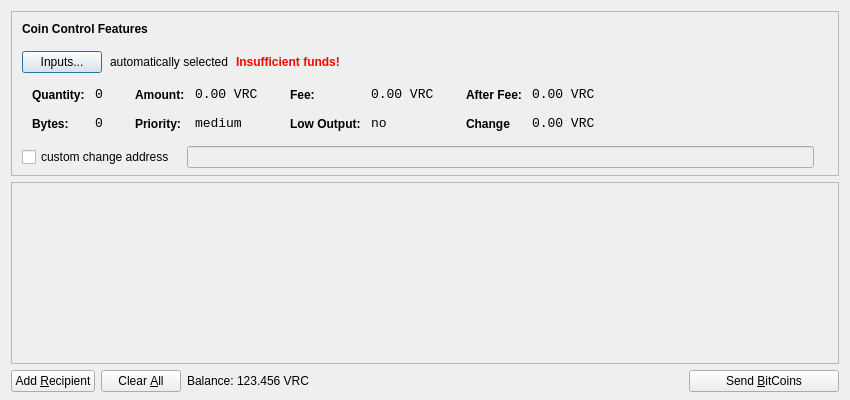
<?xml version="1.0" encoding="UTF-8"?>
<ui version="4.0">
 <class>SendBitCoinsDialog</class>
 <widget class="QDialog" name="SendBitCoinsDialog">
  <property name="geometry">
   <rect>
    <x>0</x>
    <y>0</y>
    <width>850</width>
    <height>400</height>
   </rect>
  </property>
  <property name="windowTitle">
   <string>Send Coins</string>
  </property>
  <layout class="QVBoxLayout" name="verticalLayout" stretch="0,1,0">
   <property name="bottomMargin">
    <number>8</number>
   </property>
   <item>
    <widget class="QFrame" name="frameCoinControl">
     <property name="sizePolicy">
      <sizepolicy hsizetype="Expanding" vsizetype="Expanding">
       <horstretch>0</horstretch>
       <verstretch>0</verstretch>
      </sizepolicy>
     </property>
     <property name="maximumSize">
      <size>
       <width>16777215</width>
       <height>16777215</height>
      </size>
     </property>
     <property name="frameShape">
      <enum>QFrame::StyledPanel</enum>
     </property>
     <property name="frameShadow">
      <enum>QFrame::Sunken</enum>
     </property>
     <layout class="QVBoxLayout" name="verticalLayoutCoinControl2">
      <property name="spacing">
       <number>6</number>
      </property>
      <property name="leftMargin">
       <number>0</number>
      </property>
      <property name="topMargin">
       <number>0</number>
      </property>
      <property name="rightMargin">
       <number>0</number>
      </property>
      <property name="bottomMargin">
       <number>6</number>
      </property>
      <item>
       <layout class="QVBoxLayout" name="verticalLayoutCoinControl" stretch="0,0,0,0,1">
        <property name="spacing">
         <number>0</number>
        </property>
        <property name="leftMargin">
         <number>10</number>
        </property>
        <property name="topMargin">
         <number>10</number>
        </property>
        <item>
         <layout class="QHBoxLayout" name="horizontalLayoutCoinControl1">
          <property name="bottomMargin">
           <number>15</number>
          </property>
          <item>
           <widget class="QLabel" name="labelCoinControlFeatures">
            <property name="sizePolicy">
             <sizepolicy hsizetype="Preferred" vsizetype="Maximum">
              <horstretch>0</horstretch>
              <verstretch>0</verstretch>
             </sizepolicy>
            </property>
            <property name="font">
             <font>
              <weight>75</weight>
              <bold>true</bold>
             </font>
            </property>
            <property name="styleSheet">
             <string notr="true">font-weight:bold;</string>
            </property>
            <property name="text">
             <string>Coin Control Features</string>
            </property>
           </widget>
          </item>
         </layout>
        </item>
        <item>
         <layout class="QHBoxLayout" name="horizontalLayoutCoinControl2" stretch="0,0,0,0">
          <property name="spacing">
           <number>8</number>
          </property>
          <property name="bottomMargin">
           <number>10</number>
          </property>
          <item>
           <widget class="QPushButton" name="pushButtonCoinControl">
            <property name="styleSheet">
             <string notr="true"/>
            </property>
            <property name="text">
             <string>Inputs...</string>
            </property>
           </widget>
          </item>
          <item>
           <widget class="QLabel" name="labelCoinControlAutomaticallySelected">
            <property name="text">
             <string>automatically selected</string>
            </property>
            <property name="margin">
             <number>5</number>
            </property>
           </widget>
          </item>
          <item>
           <widget class="QLabel" name="labelCoinControlInsuffFunds">
            <property name="font">
             <font>
              <weight>75</weight>
              <bold>true</bold>
             </font>
            </property>
            <property name="styleSheet">
             <string notr="true">color:red;font-weight:bold;</string>
            </property>
            <property name="text">
             <string>Insufficient funds!</string>
            </property>
            <property name="margin">
             <number>5</number>
            </property>
           </widget>
          </item>
          <item>
           <spacer name="horizontalSpacerCoinControl">
            <property name="orientation">
             <enum>Qt::Horizontal</enum>
            </property>
            <property name="sizeHint" stdset="0">
             <size>
              <width>40</width>
              <height>1</height>
             </size>
            </property>
           </spacer>
          </item>
         </layout>
        </item>
        <item>
         <widget class="QWidget" name="widgetCoinControl" native="true">
          <property name="sizePolicy">
           <sizepolicy hsizetype="Preferred" vsizetype="Preferred">
            <horstretch>0</horstretch>
            <verstretch>0</verstretch>
           </sizepolicy>
          </property>
          <property name="minimumSize">
           <size>
            <width>0</width>
            <height>0</height>
           </size>
          </property>
          <property name="styleSheet">
           <string notr="true"/>
          </property>
          <layout class="QHBoxLayout" name="horizontalLayoutCoinControl5">
           <property name="leftMargin">
            <number>0</number>
           </property>
           <property name="topMargin">
            <number>0</number>
           </property>
           <property name="rightMargin">
            <number>0</number>
           </property>
           <property name="bottomMargin">
            <number>0</number>
           </property>
           <item>
            <layout class="QHBoxLayout" name="horizontalLayoutCoinControl3" stretch="0,0,0,1">
             <property name="spacing">
              <number>20</number>
             </property>
             <property name="topMargin">
              <number>0</number>
             </property>
             <property name="bottomMargin">
              <number>10</number>
             </property>
             <item>
              <layout class="QFormLayout" name="formLayoutCoinControl1">
               <property name="horizontalSpacing">
                <number>10</number>
               </property>
               <property name="verticalSpacing">
                <number>14</number>
               </property>
               <property name="leftMargin">
                <number>10</number>
               </property>
               <property name="topMargin">
                <number>4</number>
               </property>
               <property name="rightMargin">
                <number>6</number>
               </property>
               <item row="0" column="0">
                <widget class="QLabel" name="labelCoinControlQuantityText">
                 <property name="styleSheet">
                  <string notr="true">font-weight:bold;</string>
                 </property>
                 <property name="text">
                  <string>Quantity:</string>
                 </property>
                 <property name="margin">
                  <number>0</number>
                 </property>
                </widget>
               </item>
               <item row="0" column="1">
                <widget class="QLabel" name="labelCoinControlQuantity">
                 <property name="font">
                  <font>
                   <family>Monospace</family>
                   <pointsize>10</pointsize>
                  </font>
                 </property>
                 <property name="cursor">
                  <cursorShape>IBeamCursor</cursorShape>
                 </property>
                 <property name="contextMenuPolicy">
                  <enum>Qt::ActionsContextMenu</enum>
                 </property>
                 <property name="text">
                  <string>0</string>
                 </property>
                 <property name="margin">
                  <number>0</number>
                 </property>
                 <property name="textInteractionFlags">
                  <set>Qt::LinksAccessibleByMouse|Qt::TextSelectableByKeyboard|Qt::TextSelectableByMouse</set>
                 </property>
                </widget>
               </item>
               <item row="1" column="0">
                <widget class="QLabel" name="labelCoinControlBytesText">
                 <property name="styleSheet">
                  <string notr="true">font-weight:bold;</string>
                 </property>
                 <property name="text">
                  <string>Bytes:</string>
                 </property>
                </widget>
               </item>
               <item row="1" column="1">
                <widget class="QLabel" name="labelCoinControlBytes">
                 <property name="font">
                  <font>
                   <family>Monospace</family>
                   <pointsize>10</pointsize>
                  </font>
                 </property>
                 <property name="cursor">
                  <cursorShape>IBeamCursor</cursorShape>
                 </property>
                 <property name="contextMenuPolicy">
                  <enum>Qt::ActionsContextMenu</enum>
                 </property>
                 <property name="text">
                  <string>0</string>
                 </property>
                 <property name="textInteractionFlags">
                  <set>Qt::LinksAccessibleByMouse|Qt::TextSelectableByKeyboard|Qt::TextSelectableByMouse</set>
                 </property>
                </widget>
               </item>
              </layout>
             </item>
             <item>
              <layout class="QFormLayout" name="formLayoutCoinControl2">
               <property name="horizontalSpacing">
                <number>10</number>
               </property>
               <property name="verticalSpacing">
                <number>14</number>
               </property>
               <property name="leftMargin">
                <number>6</number>
               </property>
               <property name="topMargin">
                <number>4</number>
               </property>
               <property name="rightMargin">
                <number>6</number>
               </property>
               <item row="0" column="0">
                <widget class="QLabel" name="labelCoinControlAmountText">
                 <property name="styleSheet">
                  <string notr="true">font-weight:bold;</string>
                 </property>
                 <property name="text">
                  <string>Amount:</string>
                 </property>
                 <property name="margin">
                  <number>0</number>
                 </property>
                </widget>
               </item>
               <item row="0" column="1">
                <widget class="QLabel" name="labelCoinControlAmount">
                 <property name="font">
                  <font>
                   <family>Monospace</family>
                   <pointsize>10</pointsize>
                  </font>
                 </property>
                 <property name="cursor">
                  <cursorShape>IBeamCursor</cursorShape>
                 </property>
                 <property name="contextMenuPolicy">
                  <enum>Qt::ActionsContextMenu</enum>
                 </property>
                 <property name="text">
                  <string>0.00 VRC</string>
                 </property>
                 <property name="textInteractionFlags">
                  <set>Qt::LinksAccessibleByMouse|Qt::TextSelectableByKeyboard|Qt::TextSelectableByMouse</set>
                 </property>
                </widget>
               </item>
               <item row="1" column="0">
                <widget class="QLabel" name="labelCoinControlPriorityText">
                 <property name="styleSheet">
                  <string notr="true">font-weight:bold;</string>
                 </property>
                 <property name="text">
                  <string>Priority:</string>
                 </property>
                </widget>
               </item>
               <item row="1" column="1">
                <widget class="QLabel" name="labelCoinControlPriority">
                 <property name="font">
                  <font>
                   <family>Monospace</family>
                   <pointsize>10</pointsize>
                  </font>
                 </property>
                 <property name="cursor">
                  <cursorShape>IBeamCursor</cursorShape>
                 </property>
                 <property name="contextMenuPolicy">
                  <enum>Qt::ActionsContextMenu</enum>
                 </property>
                 <property name="text">
                  <string>medium</string>
                 </property>
                 <property name="textInteractionFlags">
                  <set>Qt::LinksAccessibleByMouse|Qt::TextSelectableByKeyboard|Qt::TextSelectableByMouse</set>
                 </property>
                </widget>
               </item>
              </layout>
             </item>
             <item>
              <layout class="QFormLayout" name="formLayoutCoinControl3">
               <property name="horizontalSpacing">
                <number>10</number>
               </property>
               <property name="verticalSpacing">
                <number>14</number>
               </property>
               <property name="leftMargin">
                <number>6</number>
               </property>
               <property name="topMargin">
                <number>4</number>
               </property>
               <property name="rightMargin">
                <number>6</number>
               </property>
               <item row="0" column="0">
                <widget class="QLabel" name="labelCoinControlFeeText">
                 <property name="styleSheet">
                  <string notr="true">font-weight:bold;</string>
                 </property>
                 <property name="text">
                  <string>Fee:</string>
                 </property>
                 <property name="margin">
                  <number>0</number>
                 </property>
                </widget>
               </item>
               <item row="0" column="1">
                <widget class="QLabel" name="labelCoinControlFee">
                 <property name="font">
                  <font>
                   <family>Monospace</family>
                   <pointsize>10</pointsize>
                  </font>
                 </property>
                 <property name="cursor">
                  <cursorShape>IBeamCursor</cursorShape>
                 </property>
                 <property name="contextMenuPolicy">
                  <enum>Qt::ActionsContextMenu</enum>
                 </property>
                 <property name="text">
                  <string>0.00 VRC</string>
                 </property>
                 <property name="textInteractionFlags">
                  <set>Qt::LinksAccessibleByMouse|Qt::TextSelectableByKeyboard|Qt::TextSelectableByMouse</set>
                 </property>
                </widget>
               </item>
               <item row="1" column="0">
                <widget class="QLabel" name="labelCoinControlLowOutputText">
                 <property name="styleSheet">
                  <string notr="true">font-weight:bold;</string>
                 </property>
                 <property name="text">
                  <string>Low Output:</string>
                 </property>
                </widget>
               </item>
               <item row="1" column="1">
                <widget class="QLabel" name="labelCoinControlLowOutput">
                 <property name="font">
                  <font>
                   <family>Monospace</family>
                   <pointsize>10</pointsize>
                  </font>
                 </property>
                 <property name="cursor">
                  <cursorShape>IBeamCursor</cursorShape>
                 </property>
                 <property name="contextMenuPolicy">
                  <enum>Qt::ActionsContextMenu</enum>
                 </property>
                 <property name="text">
                  <string>no</string>
                 </property>
                 <property name="textInteractionFlags">
                  <set>Qt::LinksAccessibleByMouse|Qt::TextSelectableByKeyboard|Qt::TextSelectableByMouse</set>
                 </property>
                </widget>
               </item>
              </layout>
             </item>
             <item>
              <layout class="QFormLayout" name="formLayoutCoinControl4">
               <property name="horizontalSpacing">
                <number>10</number>
               </property>
               <property name="verticalSpacing">
                <number>14</number>
               </property>
               <property name="leftMargin">
                <number>6</number>
               </property>
               <property name="topMargin">
                <number>4</number>
               </property>
               <property name="rightMargin">
                <number>6</number>
               </property>
               <item row="0" column="0">
                <widget class="QLabel" name="labelCoinControlAfterFeeText">
                 <property name="styleSheet">
                  <string notr="true">font-weight:bold;</string>
                 </property>
                 <property name="text">
                  <string>After Fee:</string>
                 </property>
                 <property name="margin">
                  <number>0</number>
                 </property>
                </widget>
               </item>
               <item row="0" column="1">
                <widget class="QLabel" name="labelCoinControlAfterFee">
                 <property name="font">
                  <font>
                   <family>Monospace</family>
                   <pointsize>10</pointsize>
                  </font>
                 </property>
                 <property name="cursor">
                  <cursorShape>IBeamCursor</cursorShape>
                 </property>
                 <property name="contextMenuPolicy">
                  <enum>Qt::ActionsContextMenu</enum>
                 </property>
                 <property name="text">
                  <string>0.00 VRC</string>
                 </property>
                 <property name="textInteractionFlags">
                  <set>Qt::LinksAccessibleByMouse|Qt::TextSelectableByKeyboard|Qt::TextSelectableByMouse</set>
                 </property>
                </widget>
               </item>
               <item row="1" column="0">
                <widget class="QLabel" name="labelCoinControlChangeText">
                 <property name="styleSheet">
                  <string notr="true">font-weight:bold;</string>
                 </property>
                 <property name="text">
                  <string>Change</string>
                 </property>
                </widget>
               </item>
               <item row="1" column="1">
                <widget class="QLabel" name="labelCoinControlChange">
                 <property name="font">
                  <font>
                   <family>Monospace</family>
                   <pointsize>10</pointsize>
                  </font>
                 </property>
                 <property name="cursor">
                  <cursorShape>IBeamCursor</cursorShape>
                 </property>
                 <property name="contextMenuPolicy">
                  <enum>Qt::ActionsContextMenu</enum>
                 </property>
                 <property name="text">
                  <string>0.00 VRC</string>
                 </property>
                 <property name="textInteractionFlags">
                  <set>Qt::LinksAccessibleByMouse|Qt::TextSelectableByKeyboard|Qt::TextSelectableByMouse</set>
                 </property>
                </widget>
               </item>
              </layout>
             </item>
            </layout>
           </item>
          </layout>
         </widget>
        </item>
        <item>
         <layout class="QHBoxLayout" name="horizontalLayoutCoinControl4" stretch="0,0,0">
          <property name="spacing">
           <number>12</number>
          </property>
          <property name="sizeConstraint">
           <enum>QLayout::SetDefaultConstraint</enum>
          </property>
          <property name="topMargin">
           <number>5</number>
          </property>
          <property name="rightMargin">
           <number>5</number>
          </property>
          <item>
           <widget class="QCheckBox" name="checkBoxCoinControlChange">
            <property name="text">
             <string>custom change address</string>
            </property>
           </widget>
          </item>
          <item>
           <widget class="QLineEdit" name="lineEditCoinControlChange">
            <property name="enabled">
             <bool>false</bool>
            </property>
            <property name="sizePolicy">
             <sizepolicy hsizetype="Expanding" vsizetype="Fixed">
              <horstretch>0</horstretch>
              <verstretch>0</verstretch>
             </sizepolicy>
            </property>
           </widget>
          </item>
          <item>
           <widget class="QLabel" name="labelCoinControlChangeLabel">
            <property name="sizePolicy">
             <sizepolicy hsizetype="Preferred" vsizetype="Expanding">
              <horstretch>0</horstretch>
              <verstretch>0</verstretch>
             </sizepolicy>
            </property>
            <property name="minimumSize">
             <size>
              <width>0</width>
              <height>0</height>
             </size>
            </property>
            <property name="text">
             <string/>
            </property>
            <property name="margin">
             <number>3</number>
            </property>
           </widget>
          </item>
         </layout>
        </item>
        <item>
         <spacer name="verticalSpacerCoinControl">
          <property name="orientation">
           <enum>Qt::Vertical</enum>
          </property>
          <property name="sizeHint" stdset="0">
           <size>
            <width>800</width>
            <height>1</height>
           </size>
          </property>
         </spacer>
        </item>
       </layout>
      </item>
     </layout>
    </widget>
   </item>
   <item>
    <widget class="QScrollArea" name="scrollArea">
     <property name="widgetResizable">
      <bool>true</bool>
     </property>
     <widget class="QWidget" name="scrollAreaWidgetContents">
      <property name="geometry">
       <rect>
        <x>0</x>
        <y>0</y>
        <width>830</width>
        <height>152</height>
       </rect>
      </property>
      <layout class="QVBoxLayout" name="verticalLayout_2">
       <property name="leftMargin">
        <number>0</number>
       </property>
       <property name="topMargin">
        <number>0</number>
       </property>
       <property name="rightMargin">
        <number>0</number>
       </property>
       <property name="bottomMargin">
        <number>0</number>
       </property>
       <item>
        <layout class="QVBoxLayout" name="entries">
         <property name="spacing">
          <number>6</number>
         </property>
        </layout>
       </item>
       <item>
        <spacer name="verticalSpacer">
         <property name="orientation">
          <enum>Qt::Vertical</enum>
         </property>
         <property name="sizeHint" stdset="0">
          <size>
           <width>20</width>
           <height>40</height>
          </size>
         </property>
        </spacer>
       </item>
      </layout>
     </widget>
    </widget>
   </item>
   <item>
    <layout class="QHBoxLayout" name="horizontalLayout">
     <item>
      <widget class="QPushButton" name="addButton">
       <property name="toolTip">
        <string>Send to multiple recipients at once</string>
       </property>
       <property name="text">
        <string>Add &amp;Recipient</string>
       </property>
       <property name="icon">
        <iconset resource="../bitcoin.qrc">
         <normaloff>:/icons/add</normaloff>:/icons/add</iconset>
       </property>
       <property name="autoDefault">
        <bool>false</bool>
       </property>
      </widget>
     </item>
     <item>
      <widget class="QPushButton" name="clearButton">
       <property name="sizePolicy">
        <sizepolicy hsizetype="Minimum" vsizetype="Fixed">
         <horstretch>0</horstretch>
         <verstretch>0</verstretch>
        </sizepolicy>
       </property>
       <property name="toolTip">
        <string>Remove all transaction fields</string>
       </property>
       <property name="text">
        <string>Clear &amp;All</string>
       </property>
       <property name="icon">
        <iconset resource="../bitcoin.qrc">
         <normaloff>:/icons/remove</normaloff>:/icons/remove</iconset>
       </property>
       <property name="autoRepeatDelay">
        <number>300</number>
       </property>
       <property name="autoDefault">
        <bool>false</bool>
       </property>
      </widget>
     </item>
     <item>
      <layout class="QHBoxLayout" name="horizontalLayout_2">
       <property name="spacing">
        <number>3</number>
       </property>
       <item>
        <widget class="QLabel" name="label">
         <property name="sizePolicy">
          <sizepolicy hsizetype="Preferred" vsizetype="Fixed">
           <horstretch>0</horstretch>
           <verstretch>0</verstretch>
          </sizepolicy>
         </property>
         <property name="text">
          <string>Balance:</string>
         </property>
        </widget>
       </item>
       <item>
        <widget class="QLabel" name="labelBalance">
         <property name="sizePolicy">
          <sizepolicy hsizetype="Preferred" vsizetype="Fixed">
           <horstretch>0</horstretch>
           <verstretch>0</verstretch>
          </sizepolicy>
         </property>
         <property name="cursor">
          <cursorShape>IBeamCursor</cursorShape>
         </property>
         <property name="text">
          <string>123.456 VRC</string>
         </property>
         <property name="textInteractionFlags">
          <set>Qt::LinksAccessibleByMouse|Qt::TextSelectableByKeyboard|Qt::TextSelectableByMouse</set>
         </property>
        </widget>
       </item>
      </layout>
     </item>
     <item>
      <spacer name="horizontalSpacer">
       <property name="orientation">
        <enum>Qt::Horizontal</enum>
       </property>
       <property name="sizeHint" stdset="0">
        <size>
         <width>40</width>
         <height>20</height>
        </size>
       </property>
      </spacer>
     </item>
     <item>
      <widget class="QPushButton" name="veriBitSendButton">
       <property name="minimumSize">
        <size>
         <width>150</width>
         <height>0</height>
        </size>
       </property>
       <property name="toolTip">
        <string>Confirm the send action</string>
       </property>
       <property name="text">
        <string>Send &amp;BitCoins</string>
       </property>
       <property name="icon">
        <iconset resource="../bitcoin.qrc">
         <normaloff>:/icons/veriBit</normaloff>:/icons/veriBit</iconset>
       </property>
      </widget>
     </item>
    </layout>
   </item>
  </layout>
 </widget>
 <resources>
  <include location="../bitcoin.qrc"/>
 </resources>
 <connections/>
</ui>
